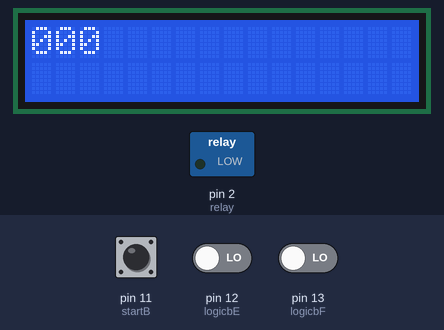
Bench run of a sketch on a simulated Arduino Uno, built with avr-gcc and run on an emulated ATmega328P. Shown: 16×2 character LCD, switched loads named in the sketch (green lamp = pin HIGH). Inputs (shaded band) come from the test bench; at power-on: pin 11 (startB) LOW, pin 12 (logicbE) LOW, pin 13 (logicbF) LOW. What the sketch prints to the serial monitor is not drawn.

Above: at 1.2 s.
1.3 s: pin 11 (startB) pulled HIGH for 0.6 s
At 1.9 s:
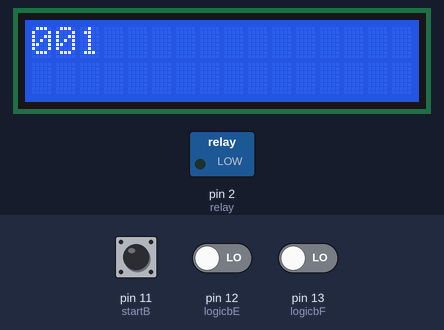
3.6 s: pin 12 (logicbE) driven HIGH
At 4.3 s:
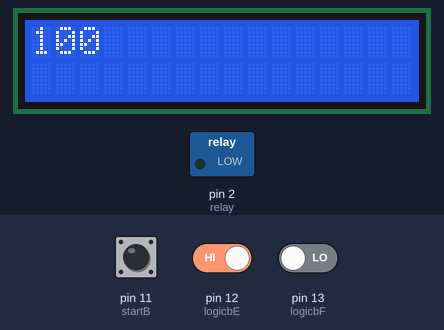
5.1 s: pin 13 (logicbF) driven HIGH
At 5.9 s:
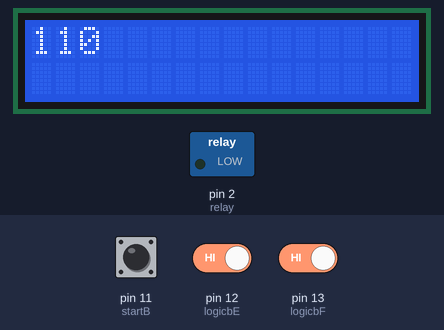
6.6 s: pin 11 (startB) pulled HIGH for 1 s
At 7.4 s:
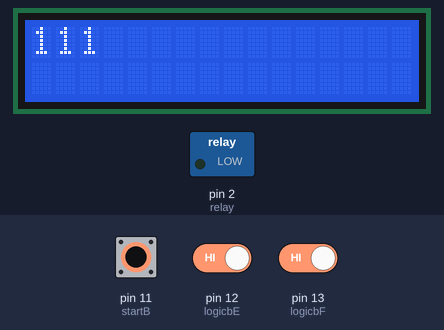
9.1 s: pin 12 (logicbE) driven LOW
At 10.2 s:
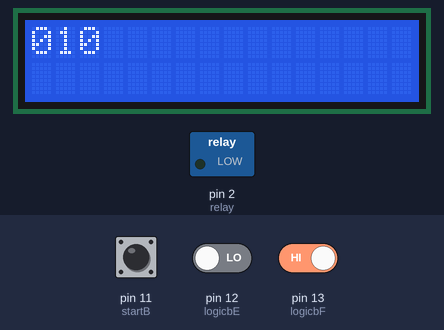
Timing chart, 0 to 11.6 s (numbered marks = the images above; inputs shaded):
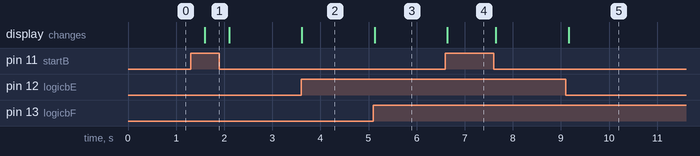

The sketch:

Desgin1Ver_04.ino
```cpp
#include <LiquidCrystal_I2C.h>        //Library for LCD
#include <Wire.h>                     //Wire Library for LCD
#include <OneWire.h>                  //Wire Library for Temp Sensor
#include <DallasTemperature.h>        //Library for Temperature Sensor
#define ONE_WIRE_BUS 5                //temperature sensor pin
#define relay 2                       //relay pin
int startB = 11;                     //start button pin
int logicbE = 12;                    //button logic E
int logicbF = 13;                    //button logic F
OneWire oneWire(ONE_WIRE_BUS);        //Temperature Wire BUS
DallasTemperature sensors(&oneWire);  //Assign Temperature Library to sensors
LiquidCrystal_I2C lcd(0x27, 16, 2);   //Assign LCD library to lcd
float MaxTemp = 60;
float Celcius = 0;


void setup() {
  pinMode(relay, OUTPUT);
  pinMode(logicbE, INPUT);
  pinMode(logicbF, INPUT);
  pinMode(startB, INPUT);
  lcd.init();
  lcd.backlight();
  sensors.begin();
  Serial.begin(9600);
}

void loop() {
  int bstateE = digitalRead(logicbE);
  int bstateF = digitalRead(logicbF);
  int bstateS = digitalRead(startB);

  Serial.print("Logic E: ");
  Serial.println(bstateE);
  Serial.print("Logic F: ");
  Serial.println(bstateF);
  Serial.print("Start: ");
  Serial.println(bstateS);
  lcd.setCursor(0,0);
  lcd.print(bstateE);
  lcd.print(bstateF);
  lcd.print(bstateS);
  delay(500);
}
```

Measured:
- after the input at 1.3 s, the display: changes after 0.30 s (image 1)
- after the input at 3.6 s, the display: changes at once (image 2)
- after the input at 5.1 s, the display: changes at once (image 3)
- after the input at 6.6 s, the display: changes at once (image 4)
- after the input at 9.1 s, the display: changes after 0.06 s (image 5)
